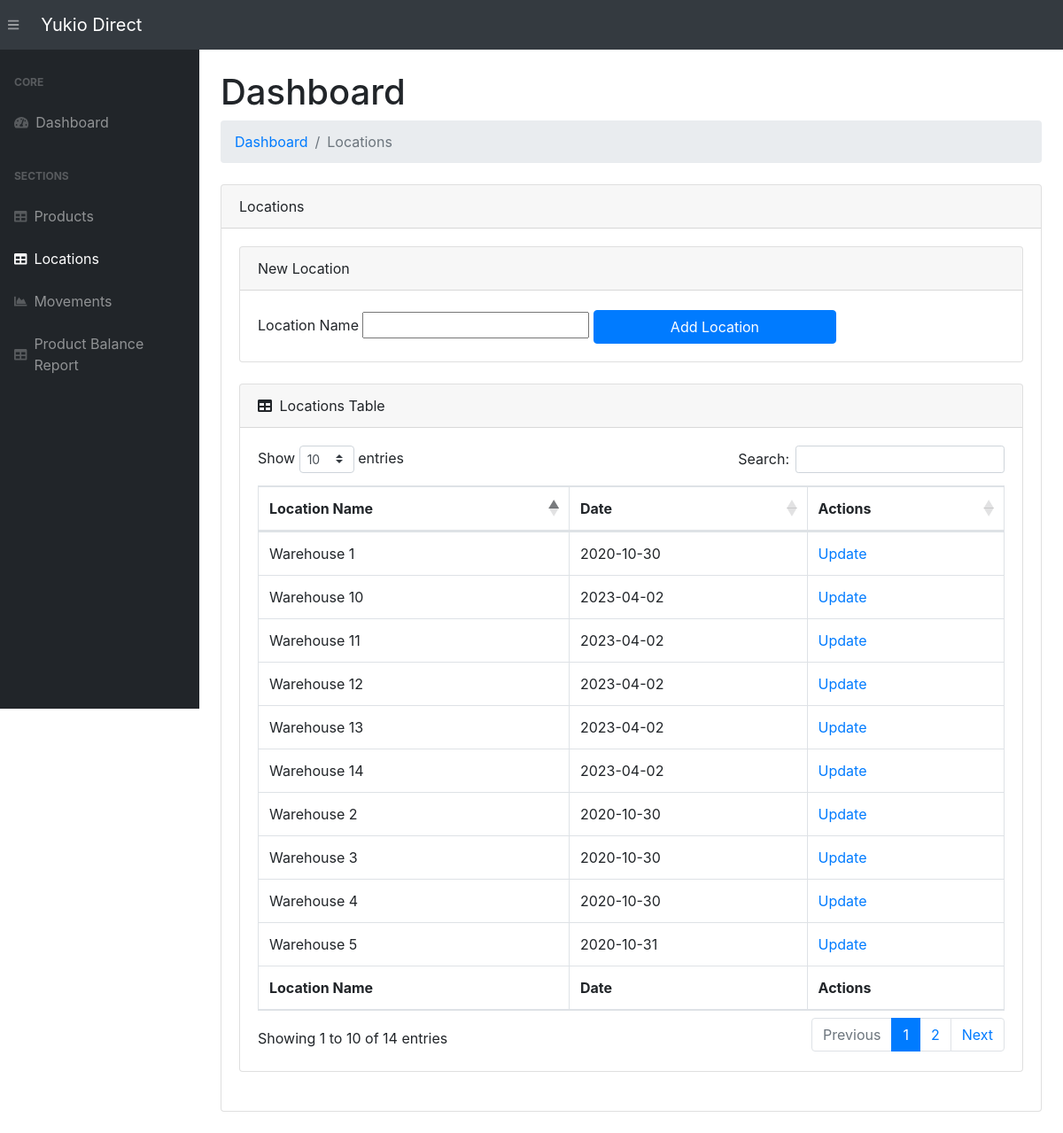
Page /locations/ on the committed database.
### app.py (models this page shows, shortened)
class Location(db.Model):
    __tablename__   = 'locations'
    location_id     = db.Column(db.String(200), primary_key=True)
    date_created    = db.Column(db.DateTime, default=datetime.utcnow)

### app.py (the view)
@app.route('/locations/', methods=["POST", "GET"])
def viewLocation():
    if (request.method == "POST") and ('location_name' in request.form):
        location_name = request.form["location_name"]
        new_location = Location(location_id=location_name)
        try:
            db.session.add(new_location)
            db.session.commit()
            return redirect("/locations/")
        except:
            locations = Location.query.order_by(Location.date_created).all()
            return "There Was an issue while add a new Location"
    else:
        locations = Location.query.order_by(Location.date_created).all()
        return render_template("locations.html", locations=locations)

### templates/locations.html (shortened to what this page needs)
{% extends 'base.html' %}
{% block content %}
<main>
    <div class="container-fluid">
        <h1 class="mt-4">Dashboard</h1>
        <ol class="breadcrumb mb-4">
            <li class="breadcrumb-item"><a href="/">Dashboard</a></li>
            <li class="breadcrumb-item active">Locations</li>
        </ol>
        <div class="card mb-4">
            <div class="card-header">Locations</div>
            <div class="card-body">
                <div class="card mb-4">
                    <div class="card-header">New Location</div>
                    <div class="card-body">
                        <form action="/locations/" method="POST" id="location_form">
                            <label for="location_name" class="col-form-label">Location Name</label>
                            <input type="text" name="location_name" id="location_name">
                            <input id="submitLocation" value="Add Location" class="btn btn-primary">
                        </form>
                    </div>
                </div>
                <div class="card mb-4">
                <div class="card-header">
                    <i class="fas fa-table mr-1"></i>
                    Locations Table
                </div>
                <div class="card-body">
                    <div class="table-responsive">
                        {% if locations|length < 1 %}
                        <h4>There are no Locations, add one above</h4>
                        {% else %}
                        <table class="table table-bordered" id="dataTable" width="100%" cellspacing="0">
                            <thead>
                                <tr>
                                    <th>Location Name</th>
                                    <th>Date</th>
                                    <th>Actions</th>
                                </tr>
                            </thead>
                            <tfoot>
                                <tr>
                                    <th>Location Name</th>
                                    <th>Date</th>
                                    <th>Actions</th>
                                </tr>
                            </tfoot>
                            <tbody>
                                {% for location in locations %}
                                <tr>
                                    <td>{{ location.location_id }}</td>
                                    <td>{{ location.date_created.date() }}</td>
                                    <td>
                                        <a href="/update-location/{{ location.location_id }}">Update</a>
                                    </td>
                                </tr>
                                {% endfor %}
                            </tbody>
                        </table>
                        {% endif %}
                </div>
            </div>
                </div>
            </div>
        </div>
    </div>
</main>
{% endblock %}

### rows in the picture
Location: location_id "Warehouse 1", date_created "2020-10-30"
Location: location_id "Warehouse 2", date_created "2020-10-30"
Location: location_id "Warehouse 3", date_created "2020-10-30"
Location: location_id "Warehouse 4", date_created "2020-10-30"
Location: location_id "Warehouse 5", date_created "2020-10-31"
Location: location_id "Warehouse 10", date_created "2023-04-02"
Location: location_id "Warehouse 11", date_created "2023-04-02"
Location: location_id "Warehouse 12", date_created "2023-04-02"
Location: location_id "Warehouse 13", date_created "2023-04-02"
Location: location_id "Warehouse 14", date_created "2023-04-02"
